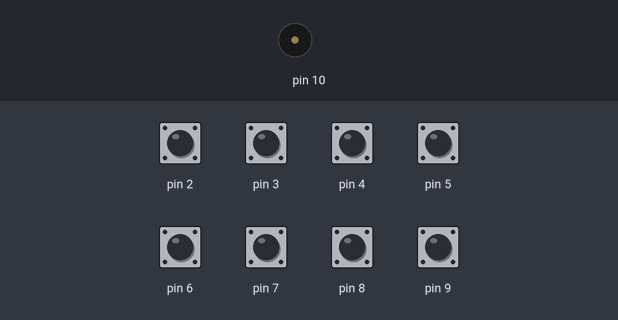
A sketch run on a simulated Arduino Uno, built with avr-gcc and run on an emulated ATmega328P. Parts: buzzer (waves = sounding). The inputs (shaded band) are chosen by the test bench; at power-on: pin 2–9 HIGH.

Above: at 1.2 s.
1.3 s: pin 2 pulled LOW for 0.15 s
At 1.37 s:
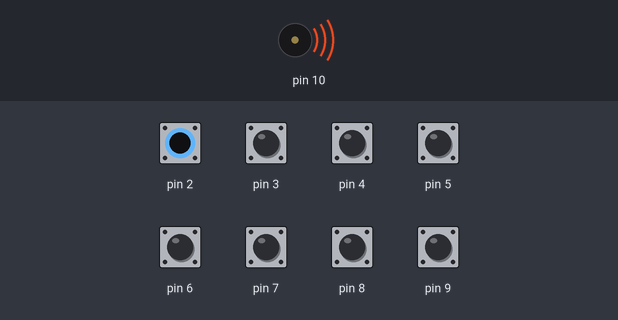
Timing chart, 0 to 4.3 s (numbered marks = the images above; inputs shaded):
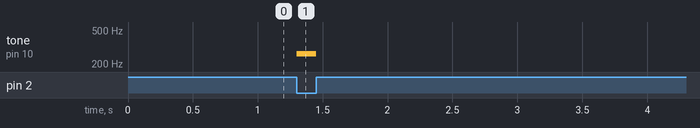

Measured:
- after the input at 1.3 s, tone on pin 10: silent → 264 Hz at once, → silent 0.15 s later

The sketch:

Keyboard_piano.ino
```cpp
/*************************************
 * Program : Project 52. Keyboard piano
 * Input   : 8 Tombol push
 * Output  : BUZZER
 * 125 Proyek Arduino Inkubatek
 * www.tokotronik.com
 * ***********************************/
void setup(){
  for(char i=2; i<10; i++){
    pinMode(i,INPUT);
    digitalWrite(i,HIGH);
  }
}

void loop(){
  if(digitalRead(2)==LOW) tone(10,264); //Do
  else if(digitalRead(3)==LOW) tone(10,297);  //Re
  else if(digitalRead(4)==LOW) tone(10,330);  //Mi
  else if(digitalRead(5)==LOW) tone(10,352);  //Fa
  else if(digitalRead(6)==LOW) tone(10,396);  //Sol
  else if(digitalRead(7)==LOW) tone(10,440);  //La
  else if(digitalRead(8)==LOW) tone(10,495);  //Si
  else if(digitalRead(9)==LOW) tone(10,528);  //Do
  else noTone(10);
}
```
